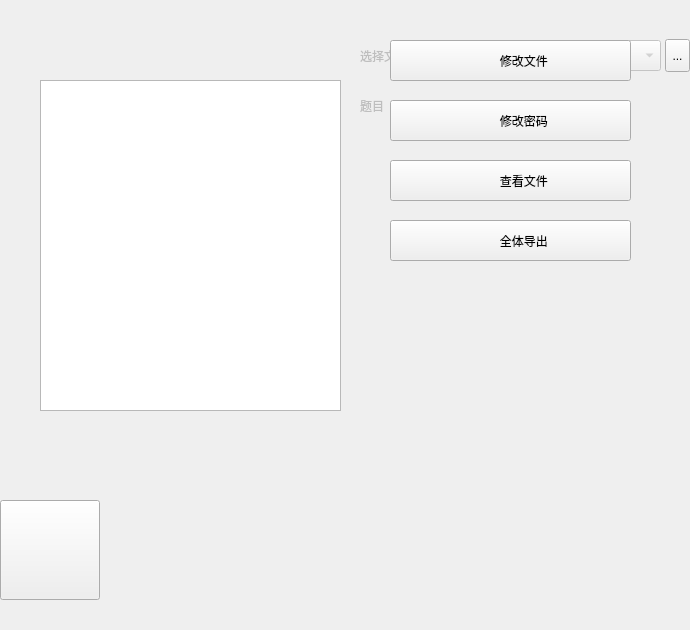
<?xml version="1.0" encoding="UTF-8"?>
<ui version="4.0">
 <class>File_Widget</class>
 <widget class="QWidget" name="File_Widget">
  <property name="geometry">
   <rect>
    <x>0</x>
    <y>0</y>
    <width>690</width>
    <height>630</height>
   </rect>
  </property>
  <property name="windowTitle">
   <string>Form</string>
  </property>
  <widget class="QLabel" name="label">
   <property name="geometry">
    <rect>
     <x>-190</x>
     <y>560</y>
     <width>54</width>
     <height>12</height>
    </rect>
   </property>
   <property name="text">
    <string>TextLabel</string>
   </property>
  </widget>
  <widget class="QLabel" name="back_label">
   <property name="geometry">
    <rect>
     <x>10</x>
     <y>590</y>
     <width>61</width>
     <height>40</height>
    </rect>
   </property>
   <property name="styleSheet">
    <string notr="true">border-image: url(:/backcaption.png);</string>
   </property>
   <property name="text">
    <string/>
   </property>
  </widget>
  <widget class="QToolButton" name="back">
   <property name="geometry">
    <rect>
     <x>0</x>
     <y>500</y>
     <width>100</width>
     <height>100</height>
    </rect>
   </property>
   <property name="styleSheet">
    <string notr="true">border-image: url(:/start_button.png);</string>
   </property>
   <property name="text">
    <string/>
   </property>
  </widget>
  <widget class="QTextBrowser" name="text">
   <property name="geometry">
    <rect>
     <x>40</x>
     <y>80</y>
     <width>301</width>
     <height>331</height>
    </rect>
   </property>
   <property name="styleSheet">
    <string notr="true">font: 12pt &quot;微软雅黑&quot;;
border-image: url(:/backg.png);</string>
   </property>
  </widget>
  <widget class="QLabel" name="title">
   <property name="enabled">
    <bool>false</bool>
   </property>
   <property name="geometry">
    <rect>
     <x>460</x>
     <y>90</y>
     <width>231</width>
     <height>31</height>
    </rect>
   </property>
   <property name="styleSheet">
    <string notr="true">font: 12pt &quot;arial&quot;;</string>
   </property>
   <property name="text">
    <string/>
   </property>
   <property name="alignment">
    <set>Qt::AlignLeading|Qt::AlignLeft|Qt::AlignTop</set>
   </property>
   <property name="wordWrap">
    <bool>true</bool>
   </property>
  </widget>
  <widget class="QLabel" name="title_label">
   <property name="enabled">
    <bool>false</bool>
   </property>
   <property name="geometry">
    <rect>
     <x>360</x>
     <y>80</y>
     <width>54</width>
     <height>51</height>
    </rect>
   </property>
   <property name="styleSheet">
    <string notr="true">font: 16pt &quot;黑体&quot;;</string>
   </property>
   <property name="text">
    <string>题目</string>
   </property>
  </widget>
  <widget class="QComboBox" name="choose">
   <property name="enabled">
    <bool>false</bool>
   </property>
   <property name="geometry">
    <rect>
     <x>460</x>
     <y>40</y>
     <width>201</width>
     <height>31</height>
    </rect>
   </property>
   <property name="styleSheet">
    <string notr="true">font: 10pt &quot;Arial&quot;;</string>
   </property>
  </widget>
  <widget class="QLabel" name="choose_label">
   <property name="enabled">
    <bool>false</bool>
   </property>
   <property name="geometry">
    <rect>
     <x>360</x>
     <y>30</y>
     <width>91</width>
     <height>51</height>
    </rect>
   </property>
   <property name="styleSheet">
    <string notr="true">font: 16pt &quot;黑体&quot;;</string>
   </property>
   <property name="text">
    <string>选择文件</string>
   </property>
  </widget>
  <widget class="QToolButton" name="add_button">
   <property name="geometry">
    <rect>
     <x>390</x>
     <y>40</y>
     <width>241</width>
     <height>41</height>
    </rect>
   </property>
   <property name="styleSheet">
    <string notr="true">font: 20pt &quot;黑体&quot;;
border-image: url(:/add_background.png);</string>
   </property>
   <property name="text">
    <string>        修改文件</string>
   </property>
  </widget>
  <widget class="QToolButton" name="delete_button">
   <property name="geometry">
    <rect>
     <x>390</x>
     <y>100</y>
     <width>241</width>
     <height>41</height>
    </rect>
   </property>
   <property name="styleSheet">
    <string notr="true">font: 20pt &quot;黑体&quot;;
border-image: url(:/delete_background.png);</string>
   </property>
   <property name="text">
    <string>        修改密码</string>
   </property>
  </widget>
  <widget class="QToolButton" name="file_choose">
   <property name="geometry">
    <rect>
     <x>665</x>
     <y>39</y>
     <width>25</width>
     <height>33</height>
    </rect>
   </property>
   <property name="styleSheet">
    <string notr="true">font: 10pt &quot;黑体&quot;;</string>
   </property>
   <property name="text">
    <string>...</string>
   </property>
  </widget>
  <widget class="QLabel" name="backgroun_picture">
   <property name="geometry">
    <rect>
     <x>0</x>
     <y>30</y>
     <width>351</width>
     <height>421</height>
    </rect>
   </property>
   <property name="styleSheet">
    <string notr="true">border-image: url(:/file.png);</string>
   </property>
   <property name="text">
    <string/>
   </property>
  </widget>
  <widget class="QToolButton" name="file_skim">
   <property name="geometry">
    <rect>
     <x>390</x>
     <y>160</y>
     <width>241</width>
     <height>41</height>
    </rect>
   </property>
   <property name="styleSheet">
    <string notr="true">font: 20pt &quot;黑体&quot;;
border-image: url(:/add_background.png);</string>
   </property>
   <property name="text">
    <string>        查看文件</string>
   </property>
  </widget>
  <widget class="QToolButton" name="file_output">
   <property name="geometry">
    <rect>
     <x>390</x>
     <y>220</y>
     <width>241</width>
     <height>41</height>
    </rect>
   </property>
   <property name="styleSheet">
    <string notr="true">font: 20pt &quot;黑体&quot;;
border-image: url(:/delete_background.png);</string>
   </property>
   <property name="text">
    <string>        全体导出</string>
   </property>
  </widget>
  <zorder>choose_label</zorder>
  <zorder>backgroun_picture</zorder>
  <zorder>label</zorder>
  <zorder>back_label</zorder>
  <zorder>back</zorder>
  <zorder>text</zorder>
  <zorder>title</zorder>
  <zorder>title_label</zorder>
  <zorder>choose</zorder>
  <zorder>add_button</zorder>
  <zorder>delete_button</zorder>
  <zorder>file_choose</zorder>
  <zorder>file_skim</zorder>
  <zorder>file_output</zorder>
 </widget>
 <resources/>
 <connections/>
</ui>
